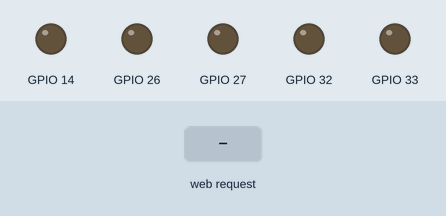
Simulated run of this sketch. Board: ESP32. On the bench: output pins drawn as LEDs (lit = HIGH). The inputs (shaded band) are chosen by the test bench. WiFi joins after 1.5 s; servers stay silent unless stated; what the sketch prints to the serial monitor is not drawn.

Above: at 2.7 s.
2.8 s: HTTP request GET /right received
At 3.9 s:
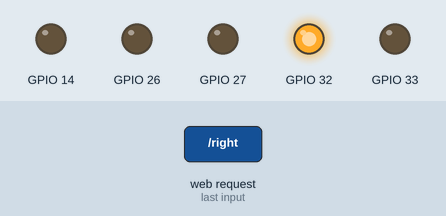
5.5 s: HTTP request GET /left received
At 6.4 s:
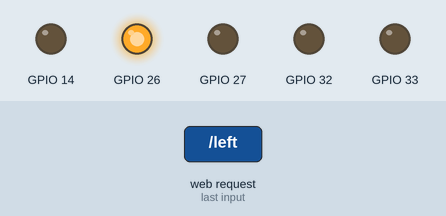
8.0 s: HTTP request GET /forward received
At 8.9 s:
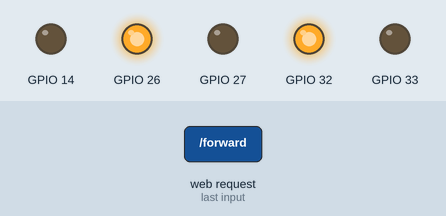
10.5 s: HTTP request GET /back received
At 11.4 s:
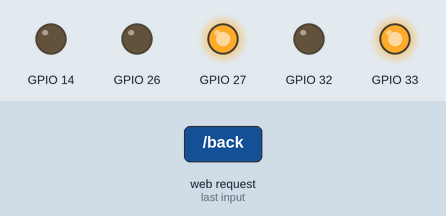
13.0 s: HTTP request GET /fire received
At 14.0 s:
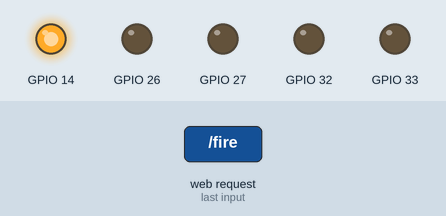
Timing chart, 0 to 16.2 s (numbered marks = the images above; inputs shaded):
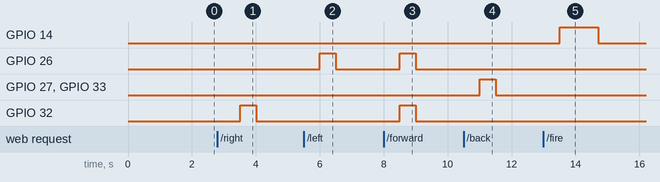

The sketch:

esp32_controller_pre8.ino
```cpp
#include <WiFi.h>
#include <WiFiClient.h>
#include <WebServer.h>
#include <ESPmDNS.h>
#include <HTTPClient.h>


//マックスの家庭
//const char* ssid = "C42B4484CD6E-2G";
//const char* password = "xgkfxpet80ww44";
//
//const IPAddress ip(192,168,3,15);
//const IPAddress subnet(255,255,255,0);

//あべ家庭
//const char* ssid = "30F772BDEE2B-2G";
//const char* password = "2215092933052";
//
//const IPAddress ip(192, 168, 3, 7);
//const IPAddress gateway(192,168, 3, 1);
//const IPAddress subnet(255, 255, 255, 0);

//あべスマホ
const char* ssid = "mayaphone";
const char* password = "astroswitch";

const IPAddress ip(192,168,3,15);
const IPAddress subnet(255,255,255,0);


WebServer server(80);


void run_cmd(int num4, int msec){  //num4にコマンドの種類、msecに動作時間(ms)
  switch(num4){
//    case 0: //ニクロム線点火
//     digitalWrite(14,HIGH);
//     delay(msec);
//     digitalWrite(14,LOW);

    case 1: //前進
     digitalWrite(32,HIGH);
     ledcWrite(1,0);
     digitalWrite(26,HIGH);
     ledcWrite(3,0);

     delay(msec);

     digitalWrite(32,LOW);
     ledcWrite(1,0);
     digitalWrite(26,LOW);
     ledcWrite(3,0);


      break;

    case 2: //後退
     digitalWrite(32,LOW);
     ledcWrite(1,255);
     digitalWrite(26,LOW);
     ledcWrite(3,255);

     delay(msec);

     digitalWrite(32,LOW);
     ledcWrite(1,0);
     digitalWrite(26,LOW);
     ledcWrite(3,0);


      break;

    case 3: //右回転
     digitalWrite(32,HIGH);
     ledcWrite(1,0);
     digitalWrite(26,LOW);
     ledcWrite(3,0);

     delay(msec);

     digitalWrite(32,LOW);
     ledcWrite(1,0);
     digitalWrite(26,LOW);
     ledcWrite(3,0);


      break;

    case 4: //左回転
     digitalWrite(32,LOW);
     ledcWrite(1,0);
     digitalWrite(26,HIGH);
     ledcWrite(3,0);

     delay(msec);

     digitalWrite(32,LOW);
     ledcWrite(1,0);
     digitalWrite(26,LOW);
     ledcWrite(3,0);

      break;

  }

}


void motor2(int mode, int left, int right){
  switch(mode){

    case 0: //直進
     digitalWrite(32,HIGH);
     ledcWrite(1,0);
     digitalWrite(26,HIGH);
     ledcWrite(3,0);
      break;

    case 1: //後退
     digitalWrite(32,LOW);
     ledcWrite(1,left);
     digitalWrite(26,LOW);
     ledcWrite(3,right);
      break;

    case 2: //右回転
     digitalWrite(32,HIGH);
     ledcWrite(1,0);
     digitalWrite(26,LOW);
     ledcWrite(3,0);
      break;

    case 3: //左回転
     digitalWrite(32,LOW);
     ledcWrite(1,0);
     digitalWrite(26,HIGH);
     ledcWrite(3,0);
      break;

    case 4: //右回転強め
     digitalWrite(32,HIGH);
     ledcWrite(1,0);
     digitalWrite(26,LOW);
     ledcWrite(3,255);
      break;

  }
}


void handleright() {
  if (server.hasArg("ms")) {
    int i = server.arg("ms").toInt();
    run_cmd(3,i);
  }else{
    run_cmd(3,500);
  }
  server.send(200, "text/plain", "go right");
  Serial.println("right working");
}


void handlerightlittle() {
  run_cmd(3,150);
  server.send(200, "text/plain", "go right little");
  Serial.println("right little working");
}


void handleleft() {
  if (server.hasArg("ms")) {
    int i = server.arg("ms").toInt();
    run_cmd(4,i);
  }else{
    run_cmd(4,500);
  }
  server.send(200, "text/plain", "go left");
  Serial.println("left working");
}


void handleforward() {
  if (server.hasArg("ms")) {
    int i = server.arg("ms").toInt();
    run_cmd(1,i);
  }else{
    run_cmd(1,500);
  }
  server.send(200, "text/plain", "go forward");
  Serial.println("forward working");
}


void handleback() {
  if (server.hasArg("ms")) {
    int i = server.arg("ms").toInt();
    run_cmd(2,i);
  }else{
    run_cmd(2,500);
  }
  server.send(200, "text/plain", "go back");
  Serial.println("back working");
}


void handlefire() {
  digitalWrite(14,HIGH);
  delay(1200);
  digitalWrite(14,LOW);
  Serial.println("fire");
  server.send(200, "text/plain", "go back");
}


////気温や気圧、その他のデータを返す関数
//void handlegetdata() {
//  server.send(200, "text/plain", "get data");
//}


//画像処理による自動制御を行う関数,URLは~?a=〇〇という感じになる
void handleautomatic() {
  if (server.hasArg("a")) {
    int i = server.arg("a").toInt();
    Serial.println(i);
    if ( i < 0 ) {
      run_cmd(3, -i*20);
    }
    else if ( i > 0 ) {
      run_cmd(2, i*20);
    }
    else {
    }
  run_cmd(1,600);
  }
  server.send(200, "text/plain", "automatic control");
}


void handleNotFound() {
  String message = "File Not Found\n\n";
  message += "URI: ";
  message += server.uri();
  message += "\nMethod: ";
  message += (server.method() == HTTP_GET) ? "GET" : "POST";
  message += "\nArguments: ";
  message += server.args();
  message += "\n";
  for (uint8_t i = 0; i < server.args(); i++) {
    message += " " + server.argName(i) + ": " + server.arg(i) + "\n";
  }
  server.send(404, "text/plain", message);
}


void setup(void) {

  pinMode(32,OUTPUT);

  pinMode(33,OUTPUT);
  ledcSetup(1, 1000, 8);
  ledcAttachPin(33, 1);

  pinMode(26,OUTPUT);

  pinMode(27,OUTPUT);
  ledcSetup(3, 1000, 8);
  ledcAttachPin(27, 3);

  pinMode(14,OUTPUT);

 if (!WiFi.config(ip,ip,subnet)){
     Serial.println("Failed to configure!");
 }

  Serial.begin(115200);
  WiFi.mode(WIFI_STA);
  WiFi.begin(ssid, password);
  Serial.println("");

  // Wait for connection
  while (WiFi.status() != WL_CONNECTED) {
    delay(500);
    Serial.print(".");
  }
  Serial.println("");
  Serial.print("Connected to ");
  Serial.println(ssid);
  Serial.print("IP address: ");
  Serial.println(WiFi.localIP());

  if (MDNS.begin("esp32")) {
    Serial.println("MDNS responder started");
  }


  server.on("/right", handleright);
  server.on("/left", handleleft);
  server.on("/forward", handleforward);
  server.on("/back", handleback);

  server.on("/fire", handlefire);

  server.on("/right_little", handlerightlittle);


//  server.on("/getdata", handlegetdata);
  server.on("/image_automatic", handleautomatic);

  server.onNotFound(handleNotFound);


  server.begin();
  Serial.println("HTTP server started");
}


void loop(void) {
  server.handleClient();

  delay(1000);//allow the cpu to switch to other tasks
}
```

Measured:
- after the input at 2.8 s, GPIO 32: LOW → HIGH after 0.71 s, → LOW 0.50 s later
- after the input at 5.5 s, GPIO 26: LOW → HIGH after 0.51 s, → LOW 0.50 s later
- after the input at 8.0 s, GPIO 26, GPIO 32: LOW → HIGH after 0.51 s, → LOW 0.50 s later
- after the input at 10.5 s, GPIO 27, GPIO 33: LOW → HIGH after 0.51 s, → LOW 0.50 s later
- after the input at 13.0 s, GPIO 14: LOW → HIGH after 0.51 s, → LOW 1.2 s later
